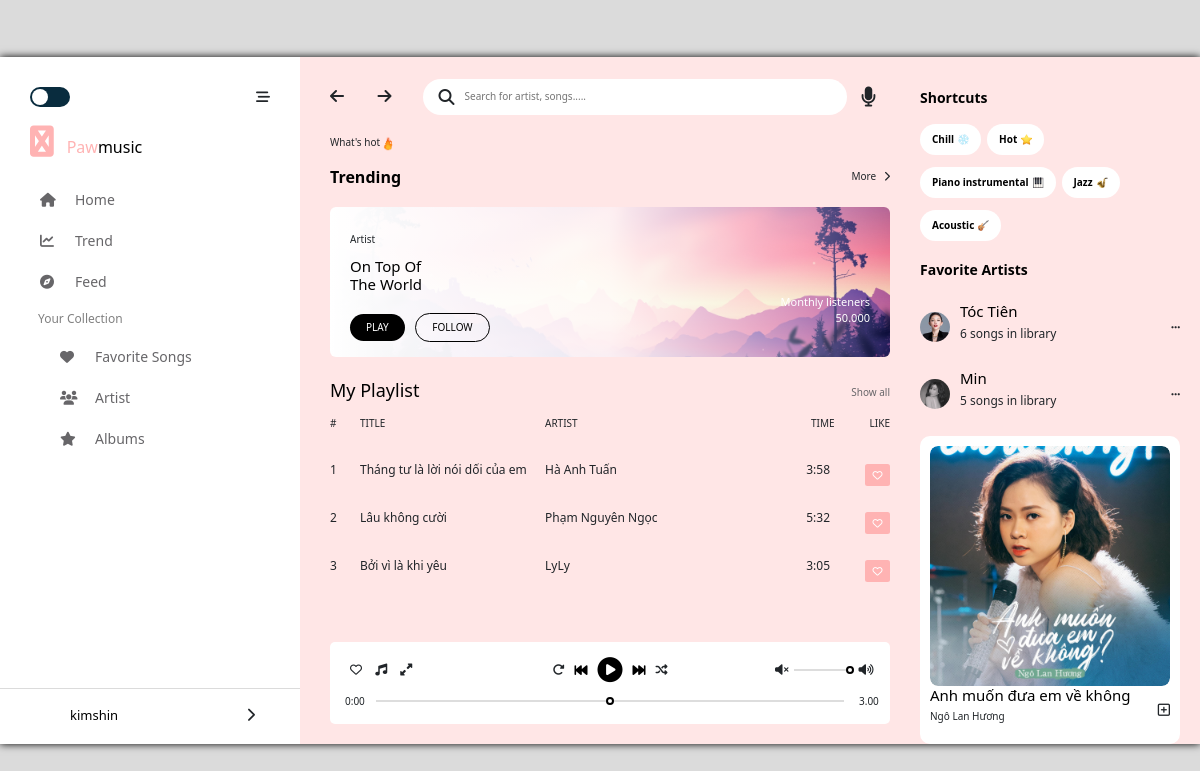
Screenshot of /home/ (signed in) with the database file from the repository.
### songs/models.py (models this page shows)
class Song(models.Model):
    name = models.TextField(max_length=256)
    time = models.TextField(max_length=50)
    linkSave = models.TextField()
    artist = models.ForeignKey(
        Artist,
        on_delete=models.CASCADE,
        blank=False,
        null=True)#1-n

### artists/models.py (models this page shows)
class Artist(models.Model):
    name = models.TextField(max_length=256)
    linkImage = models.TextField()

### authentication/views.py (the view)
# urls.py: path('home/', views.home, name='home'),
def home(request):
    songs = Song.objects.all()
    return render(request, "authentication/index.html",{"firstname": request.session['firstname'],"songs": songs})

### templates/authentication/index.html (shortened to what this page needs)
{% extends './base.html' %}
    {% block content %}
    {% if user.is_authenticated %}
    <div id="main" style="width: 100%;">
        <div id="container" >
            <div id="navbar">
                <div class="navbar-container">
                    <header>
                        <span class="check">
                            <span class="ball"></span>
                        </span>
                        <i class="fas fa-stream js-hide-navbar"></i>
                    </header>
                    <div class="logo">
                        <i class="navbar__logo fab fa-solid fa-paw"></i>
                        <span class="navbar__primary-text">Paw</span><span>music</span>
                    </div>
                    <div class="navbar-content">
                        <nav>
                                <li class="navbar-content__icon">
                                    <a href="#"><i class="fas fa-home"></i>Home</a>
                                </li>
                                <li class="navbar-content__icon">
                                    <a href="/song"><i class="fas fa-chart-line"></i>Trend</a>
                                </li>
                                <li class="navbar-content__icon">
                                    <a href="#"><i class="fas fa-compass"></i>Feed</a>
                                </li>
                        </nav>
                        <nav>
                            <p class=" navbar-content__title">Your Collection</p>
                            <ul>
                                <li class="navbar-content__icon">
                                    <a href="#"><i class="fas fa-heart"></i>Favorite Songs</a>
                                </li>
                                <li class="navbar-content__icon">
                                    <a href="#"><i class="fas fa-users"></i>Artist</a>
                                </li>
                                <li class="navbar-content__icon">
                                    <a href="#"><i class="fas fa-star"></i>Albums</a>
                                </li>
                            </ul>
                        </nav>
                    </div>
                </div>
                <div class="navbar-user">
                    <div class="navbar-user__container">
                        <div class="user-avt">
                        </div>
                        <div class="user-name">{{ firstname }}</div>
                        <div class="user-menulists">
                            <div class="more-info">
                                <i class="fas fa-chevron-right"></i>
                            </div>
                        </div>
                    </div>
                </div>
            </div>
            <div id="main-content" >
                <header>
                    <nav class="main-content__header-nav">
                        <i class="fas fa-arrow-left"></i>
                        <i class="fas fa-arrow-right"></i>
                    </nav>
                    <div class="main-content__search-form">
                        <i class="fas fa-search search-btn"></i>
                        <input type="text" class="search-input" placeholder="Search for artist, songs.....">
                    </div>
                    <div class="main-content__record">
                        <i class="fa fa-microphone record-btn" aria-hidden="true"></i>
                    </div>
                </header>
                {% load static %}
                <p class="main-content__des">What's hot<span><img src="{% static '/img/fire.png' %}" alt="" width="16px" height="17px"></span></p>
                <div class="main-content__trend">
                    <div class="main-content__trend-title">Trending</div>
                    <div class="main-content__trend-more btn-hover">
                        More
                        <span><i class="fas fa-chevron-right"></i></span>
                    </div>
                </div>
                <div class="main-content__banner">
                    <p class="main-content__banner-artist">Artist</p>
                    <h4 class="main-content__banner-des">On Top Of The World</h4>
                    <div class="main-content__banner-btn">
                        <button class="play-btn">PLAY</button>
                        <button class="follow-btn">FOLLOW</button>
                    </div>
                    <span class="main-content__view">Monthly listeners
                        <p>50.000</p>
                    </span>
                </div>
                <div class="my-playlist">
                    <div class="playlist-head">
                        <h4>My Playlist</h4>
                        <a class="btn-hover">Show all</a>
                    </div>
                    <div class="playlist-list">
                        <div class="playlist playlist-list__title">
                            <p class="playlist__number">#</p>
                            <p class="playlist__title">TITLE</p>
                            <p class="playlist__artist">ARTIST</p>
                            <p class="playlist__time">TIME</p>
                            <p class="">LIKE</p>
                        </div>
                        {% for song in songs %}
                            <div class="playlist playlist--hover">
                                <p class="playlist__number">{{song.id}}</p>
                                <p class="playlist__title">{{song.name}}</p>
                                <p class="playlist__artist">{{song.artist.name}}</p>
                                <p class="playlist__time">{{song.time}}</p>
                                <a class="btn btn-dark" id="{{song.id}}" style="background-color: rgb(255, 179, 179) !important; border: 0px;" onclick="FS({{song.id}})"><i class="far fa-heart fs"></i></a>
                            </div>
                        {% endfor %}
                    </div>
                </div>
                <div class="play-song">
                    <div class="play-control">
                        <div class="play-control__act">
                            <i class="far fa-heart" ></i>
                            <i class="fas fa-music"></i>
                            <i class="fas fa-expand-alt"></i>
                        </div>
                        <div class="play-control__main">
                            <i class="fas fa-redo-alt play-repeat"></i>
                            <i class="fas fa-fast-backward play-backward main-icon"></i>
                            <span class="play-inner">
                                <i class="fas fa-play-circle play-icon main-icon main-icon--big"></i>
                            </span>
                            <i class="fas fa-fast-forward play-forward main-icon"></i>
                            <i class="fas fa-random shuffle-song"></i>
                        </div>
                        <div class="play-control__volume">
                            <i class="fas fa-volume-mute"></i>
                            <input type="range" id="volume" class="volume" value ="1" min = "0" max="1" step="0.1">
                            <i class="fas fa-volume-up"></i>
                        </div>
                    </div>
                    <div class="play-seekbar">
                        <div class="timer__left">0:00</div>
                        <input type="range" name="range" id="range" class="range" />
                        {% load static %}
                        <div class="timer__right">3.00</div>
                    </div>
                </div>
            </div>
            <div id="sidebar">
                <div class="sidebar__shortcuts">
                    <p class="sidebar__shortcuts-title">Shortcuts
                    </p>
                    <div class="sidebar__shortcuts-items">
                        <span class="sidebar__shortcuts-item">Chill
                            {% load static %}
                            <img src="{% static '/img/snow.png' %}" alt="">
                        </span>
                        <span class="sidebar__shortcuts-item">Hot
                            {% load static %}
                            <img src="{% static '/img/star.png' %}" alt="">
                        </span>
                        <span class="sidebar__shortcuts-item">Piano instrumental
                            {% load static %}
                            <img src="{% static '/img/piano.png' %}" alt="">
                        </span>
                        <span class="sidebar__shortcuts-item">Jazz
                            {% load static %}
                            <img src="{% static '/img/jazz.png' %}" alt="">
                        </span>
                        <span class="sidebar__shortcuts-item">Acoustic
                            {% load static %}
                            <img src="{% static '/img/ghitar.png' %}" alt="">
                        </span>
                    </div>
                </div>
                <div class="sidebar__favorite">
                    <p class="sidebar__favorite-title">Favorite Artists</p>
                    <div class="sidebar__favorite-list">
                        <div class="artist-info__avt">
                            {% load static %}
                            <img src="{% static '/img/tt.jpg' %}" alt="">
                        </div>
                        <div class="artist-info">
                            <h4 class="artist-info__name">Tóc Tiên</h4>
                            <p class="artist-info__song">6 songs in library</p>
                        </div>
                        <i class="fas fa-ellipsis-h"></i>
                    </div>
                    <div class="sidebar__favorite-list">
                        <div class="artist-info__avt">
                            {% load static %}
                            <img src="{% static '/img/min.jpg' %}" alt="">
                        </div>
                        <div class="artist-info">
                            <h4 class="artist-info__name">Min</h4>
                            <p class="artist-info__song">5 songs in library</p>
                        </div>
                        <i class="fas fa-ellipsis-h"></i>
                    </div>
                </div>
                <div class="sidebar__suggest-album">
                    <div class="suggest-album">
                        <div class="suggest-album__img-container">
                            {% load static %}
                            <img src="{% static '/img/nlh.jpg' %}" alt="">
                        </div>
                        <div class="suggest-album__content">
                            <div class="suggest-album__info">
                                <h4>Anh muốn đưa em về không</h4>
                                <p>Ngô Lan Hương</p>
                            </div>
                            <i class="far fa-plus-square"></i>
                        </div>
                    </div>
                </div>
            </div>
        </div>
    </div>
    {% else %}
    <h3>Welcome!</h3>
    <a href="/signup" class="btn btn-success" role="button">Sign up</a>
    <a href="/signin" class="btn btn-primary" role="button">Sign in</a>
    {% endif %}
    {% endblock %}

### rows the page displays
Song: id "1", name "Tháng tư là lời nói dối của em", artist.name "Hà Anh Tuấn", time "3:58"
Song: id "2", name "Lâu không cười", artist.name "Phạm Nguyên Ngọc", time "5:32"
Song: id "3", name "Bởi vì là khi yêu", artist.name "LyLy", time "3:05"

### other values shown
{{ firstname }} "kimshin"
